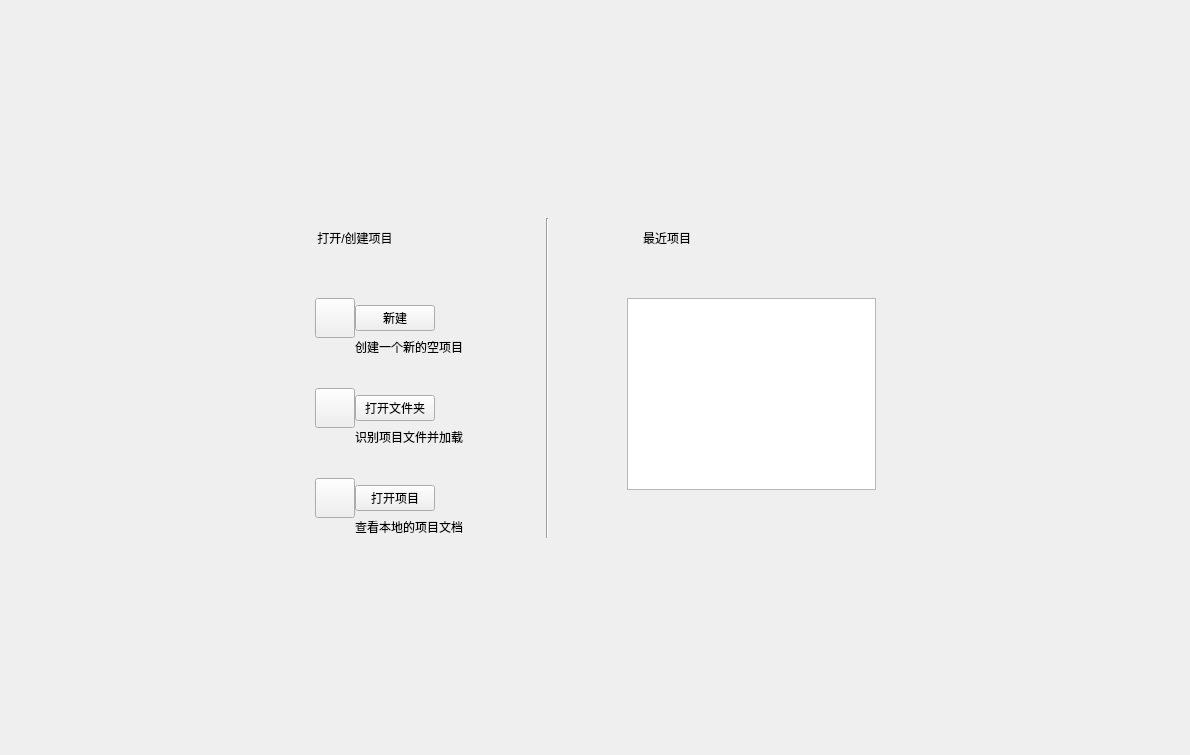
<?xml version="1.0" encoding="UTF-8"?>
<ui version="4.0">
 <class>CreateProj</class>
 <widget class="QWidget" name="CreateProj">
  <property name="geometry">
   <rect>
    <x>0</x>
    <y>0</y>
    <width>1190</width>
    <height>755</height>
   </rect>
  </property>
  <property name="windowTitle">
   <string>Form</string>
  </property>
  <layout class="QGridLayout" name="gridLayout_5">
   <item row="1" column="2">
    <spacer name="horizontalSpacer_6">
     <property name="orientation">
      <enum>Qt::Horizontal</enum>
     </property>
     <property name="sizeHint" stdset="0">
      <size>
       <width>333</width>
       <height>20</height>
      </size>
     </property>
    </spacer>
   </item>
   <item row="0" column="1">
    <spacer name="verticalSpacer">
     <property name="orientation">
      <enum>Qt::Vertical</enum>
     </property>
     <property name="sizeHint" stdset="0">
      <size>
       <width>20</width>
       <height>149</height>
      </size>
     </property>
    </spacer>
   </item>
   <item row="1" column="0">
    <spacer name="horizontalSpacer_5">
     <property name="orientation">
      <enum>Qt::Horizontal</enum>
     </property>
     <property name="sizeHint" stdset="0">
      <size>
       <width>334</width>
       <height>20</height>
      </size>
     </property>
    </spacer>
   </item>
   <item row="1" column="1">
    <layout class="QHBoxLayout" name="horizontalLayout_6">
     <item>
      <layout class="QVBoxLayout" name="verticalLayout_2">
       <property name="spacing">
        <number>40</number>
       </property>
       <item>
        <layout class="QHBoxLayout" name="horizontalLayout_4">
         <item>
          <widget class="QLabel" name="label_CreateOrOpenProj">
           <property name="minimumSize">
            <size>
             <width>80</width>
             <height>40</height>
            </size>
           </property>
           <property name="maximumSize">
            <size>
             <width>80</width>
             <height>40</height>
            </size>
           </property>
           <property name="text">
            <string>打开/创建项目</string>
           </property>
           <property name="alignment">
            <set>Qt::AlignCenter</set>
           </property>
          </widget>
         </item>
         <item>
          <spacer name="horizontalSpacer_3">
           <property name="orientation">
            <enum>Qt::Horizontal</enum>
           </property>
           <property name="sizeHint" stdset="0">
            <size>
             <width>40</width>
             <height>20</height>
            </size>
           </property>
          </spacer>
         </item>
        </layout>
       </item>
       <item>
        <layout class="QVBoxLayout" name="verticalLayout">
         <property name="spacing">
          <number>30</number>
         </property>
         <item>
          <layout class="QGridLayout" name="gridLayout">
           <property name="spacing">
            <number>0</number>
           </property>
           <item row="0" column="0">
            <widget class="QPushButton" name="Btn_CreateNewProj_icon">
             <property name="minimumSize">
              <size>
               <width>40</width>
               <height>40</height>
              </size>
             </property>
             <property name="maximumSize">
              <size>
               <width>40</width>
               <height>40</height>
              </size>
             </property>
             <property name="text">
              <string/>
             </property>
             <property name="icon">
              <iconset resource="../../../icons.qrc">
               <normaloff>:/pic/icons/新建icon.png</normaloff>:/pic/icons/新建icon.png</iconset>
             </property>
             <property name="iconSize">
              <size>
               <width>32</width>
               <height>32</height>
              </size>
             </property>
            </widget>
           </item>
           <item row="0" column="1">
            <layout class="QHBoxLayout" name="horizontalLayout">
             <item>
              <widget class="QPushButton" name="Btn_CreateNewProj">
               <property name="text">
                <string>新建</string>
               </property>
              </widget>
             </item>
             <item>
              <spacer name="horizontalSpacer_10">
               <property name="orientation">
                <enum>Qt::Horizontal</enum>
               </property>
               <property name="sizeHint" stdset="0">
                <size>
                 <width>40</width>
                 <height>20</height>
                </size>
               </property>
              </spacer>
             </item>
            </layout>
           </item>
           <item row="1" column="0">
            <spacer name="horizontalSpacer_7">
             <property name="orientation">
              <enum>Qt::Horizontal</enum>
             </property>
             <property name="sizeType">
              <enum>QSizePolicy::Fixed</enum>
             </property>
             <property name="sizeHint" stdset="0">
              <size>
               <width>40</width>
               <height>20</height>
              </size>
             </property>
            </spacer>
           </item>
           <item row="1" column="1">
            <widget class="QLabel" name="label_CreateNewProj">
             <property name="text">
              <string>创建一个新的空项目</string>
             </property>
             <property name="alignment">
              <set>Qt::AlignLeading|Qt::AlignLeft|Qt::AlignTop</set>
             </property>
            </widget>
           </item>
          </layout>
         </item>
         <item>
          <layout class="QGridLayout" name="gridLayout_2">
           <property name="spacing">
            <number>0</number>
           </property>
           <item row="0" column="0">
            <widget class="QPushButton" name="Btn_OpenFile_icon">
             <property name="minimumSize">
              <size>
               <width>40</width>
               <height>40</height>
              </size>
             </property>
             <property name="maximumSize">
              <size>
               <width>40</width>
               <height>40</height>
              </size>
             </property>
             <property name="text">
              <string/>
             </property>
             <property name="icon">
              <iconset resource="../../../icons.qrc">
               <normaloff>:/pic/icons/打开文件icon.png</normaloff>:/pic/icons/打开文件icon.png</iconset>
             </property>
             <property name="iconSize">
              <size>
               <width>32</width>
               <height>32</height>
              </size>
             </property>
            </widget>
           </item>
           <item row="0" column="1">
            <layout class="QHBoxLayout" name="horizontalLayout_2">
             <item>
              <widget class="QPushButton" name="Btn_OpenFile">
               <property name="text">
                <string>打开文件夹</string>
               </property>
              </widget>
             </item>
             <item>
              <spacer name="horizontalSpacer_11">
               <property name="orientation">
                <enum>Qt::Horizontal</enum>
               </property>
               <property name="sizeHint" stdset="0">
                <size>
                 <width>40</width>
                 <height>20</height>
                </size>
               </property>
              </spacer>
             </item>
            </layout>
           </item>
           <item row="1" column="0">
            <spacer name="horizontalSpacer_8">
             <property name="orientation">
              <enum>Qt::Horizontal</enum>
             </property>
             <property name="sizeType">
              <enum>QSizePolicy::Fixed</enum>
             </property>
             <property name="sizeHint" stdset="0">
              <size>
               <width>28</width>
               <height>20</height>
              </size>
             </property>
            </spacer>
           </item>
           <item row="1" column="1">
            <widget class="QLabel" name="label_OpenFile">
             <property name="text">
              <string>识别项目文件并加载</string>
             </property>
             <property name="alignment">
              <set>Qt::AlignLeading|Qt::AlignLeft|Qt::AlignTop</set>
             </property>
            </widget>
           </item>
          </layout>
         </item>
         <item>
          <layout class="QGridLayout" name="gridLayout_3">
           <property name="spacing">
            <number>0</number>
           </property>
           <item row="0" column="0">
            <widget class="QPushButton" name="Btn_OpenProj_icon">
             <property name="minimumSize">
              <size>
               <width>40</width>
               <height>40</height>
              </size>
             </property>
             <property name="maximumSize">
              <size>
               <width>40</width>
               <height>40</height>
              </size>
             </property>
             <property name="text">
              <string/>
             </property>
             <property name="icon">
              <iconset resource="../../../icons.qrc">
               <normaloff>:/pic/icons/打开文件icon.png</normaloff>:/pic/icons/打开文件icon.png</iconset>
             </property>
             <property name="iconSize">
              <size>
               <width>32</width>
               <height>32</height>
              </size>
             </property>
            </widget>
           </item>
           <item row="0" column="1">
            <layout class="QHBoxLayout" name="horizontalLayout_3">
             <item>
              <widget class="QPushButton" name="Btn_OpenProj">
               <property name="text">
                <string>打开项目</string>
               </property>
               <property name="autoRepeatDelay">
                <number>0</number>
               </property>
              </widget>
             </item>
             <item>
              <spacer name="horizontalSpacer_12">
               <property name="orientation">
                <enum>Qt::Horizontal</enum>
               </property>
               <property name="sizeHint" stdset="0">
                <size>
                 <width>40</width>
                 <height>20</height>
                </size>
               </property>
              </spacer>
             </item>
            </layout>
           </item>
           <item row="1" column="0">
            <spacer name="horizontalSpacer_9">
             <property name="orientation">
              <enum>Qt::Horizontal</enum>
             </property>
             <property name="sizeType">
              <enum>QSizePolicy::Fixed</enum>
             </property>
             <property name="sizeHint" stdset="0">
              <size>
               <width>40</width>
               <height>20</height>
              </size>
             </property>
            </spacer>
           </item>
           <item row="1" column="1">
            <widget class="QLabel" name="label_OpenProj">
             <property name="text">
              <string>查看本地的项目文档</string>
             </property>
             <property name="alignment">
              <set>Qt::AlignLeading|Qt::AlignLeft|Qt::AlignTop</set>
             </property>
            </widget>
           </item>
          </layout>
         </item>
        </layout>
       </item>
      </layout>
     </item>
     <item>
      <spacer name="horizontalSpacer">
       <property name="orientation">
        <enum>Qt::Horizontal</enum>
       </property>
       <property name="sizeHint" stdset="0">
        <size>
         <width>80</width>
         <height>20</height>
        </size>
       </property>
      </spacer>
     </item>
     <item>
      <widget class="Line" name="line">
       <property name="orientation">
        <enum>Qt::Vertical</enum>
       </property>
      </widget>
     </item>
     <item>
      <spacer name="horizontalSpacer_2">
       <property name="orientation">
        <enum>Qt::Horizontal</enum>
       </property>
       <property name="sizeHint" stdset="0">
        <size>
         <width>80</width>
         <height>20</height>
        </size>
       </property>
      </spacer>
     </item>
     <item>
      <layout class="QVBoxLayout" name="verticalLayout_4">
       <property name="spacing">
        <number>40</number>
       </property>
       <item>
        <layout class="QHBoxLayout" name="horizontalLayout_5">
         <item>
          <widget class="QLabel" name="label_RecentProj">
           <property name="minimumSize">
            <size>
             <width>80</width>
             <height>40</height>
            </size>
           </property>
           <property name="maximumSize">
            <size>
             <width>80</width>
             <height>40</height>
            </size>
           </property>
           <property name="text">
            <string>最近项目</string>
           </property>
           <property name="alignment">
            <set>Qt::AlignCenter</set>
           </property>
          </widget>
         </item>
         <item>
          <spacer name="horizontalSpacer_4">
           <property name="orientation">
            <enum>Qt::Horizontal</enum>
           </property>
           <property name="sizeHint" stdset="0">
            <size>
             <width>40</width>
             <height>20</height>
            </size>
           </property>
          </spacer>
         </item>
        </layout>
       </item>
       <item>
        <layout class="QVBoxLayout" name="verticalLayout_3">
         <property name="spacing">
          <number>0</number>
         </property>
         <item>
          <widget class="QTableView" name="TW_RecentProj"/>
         </item>
         <item>
          <spacer name="verticalSpacer_3">
           <property name="orientation">
            <enum>Qt::Vertical</enum>
           </property>
           <property name="sizeHint" stdset="0">
            <size>
             <width>20</width>
             <height>40</height>
            </size>
           </property>
          </spacer>
         </item>
        </layout>
       </item>
      </layout>
     </item>
    </layout>
   </item>
   <item row="2" column="1">
    <spacer name="verticalSpacer_2">
     <property name="orientation">
      <enum>Qt::Vertical</enum>
     </property>
     <property name="sizeHint" stdset="0">
      <size>
       <width>20</width>
       <height>148</height>
      </size>
     </property>
    </spacer>
   </item>
  </layout>
 </widget>
 <resources>
  <include location="../../../icons.qrc"/>
 </resources>
 <connections/>
</ui>
